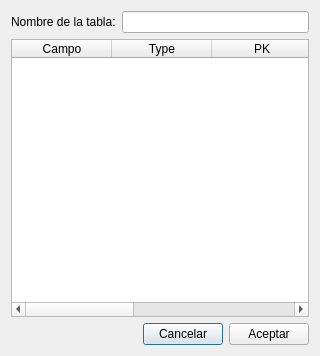
<?xml version="1.0" encoding="UTF-8"?>
<ui version="4.0">
 <class>DuNuevaTablaDialog</class>
 <widget class="QDialog" name="DuNuevaTablaDialog">
  <property name="geometry">
   <rect>
    <x>0</x>
    <y>0</y>
    <width>320</width>
    <height>356</height>
   </rect>
  </property>
  <property name="windowTitle">
   <string>Nueva Tabla</string>
  </property>
  <layout class="QGridLayout" name="gridLayout">
   <item row="0" column="0">
    <layout class="QHBoxLayout" name="horizontalLayout_2">
     <item>
      <widget class="QLabel" name="label">
       <property name="text">
        <string>Nombre de la tabla:</string>
       </property>
      </widget>
     </item>
     <item>
      <widget class="QLineEdit" name="nombreLineEdit"/>
     </item>
    </layout>
   </item>
   <item row="1" column="0">
    <widget class="QTableWidget" name="tableWidget">
     <property name="contextMenuPolicy">
      <enum>Qt::ActionsContextMenu</enum>
     </property>
     <column>
      <property name="text">
       <string>Campo</string>
      </property>
     </column>
     <column>
      <property name="text">
       <string>Type</string>
      </property>
     </column>
     <column>
      <property name="text">
       <string>PK</string>
      </property>
     </column>
     <column>
      <property name="text">
       <string>NN</string>
      </property>
     </column>
     <column>
      <property name="text">
       <string>AI</string>
      </property>
     </column>
    </widget>
   </item>
   <item row="2" column="0">
    <layout class="QHBoxLayout" name="horizontalLayout">
     <item>
      <spacer name="horizontalSpacer">
       <property name="orientation">
        <enum>Qt::Horizontal</enum>
       </property>
       <property name="sizeHint" stdset="0">
        <size>
         <width>40</width>
         <height>20</height>
        </size>
       </property>
      </spacer>
     </item>
     <item>
      <widget class="QPushButton" name="cancelarPushButton">
       <property name="text">
        <string>Cancelar</string>
       </property>
      </widget>
     </item>
     <item>
      <widget class="QPushButton" name="aceptarPushButton">
       <property name="text">
        <string>Aceptar</string>
       </property>
      </widget>
     </item>
    </layout>
   </item>
  </layout>
 </widget>
 <resources/>
 <connections/>
</ui>
